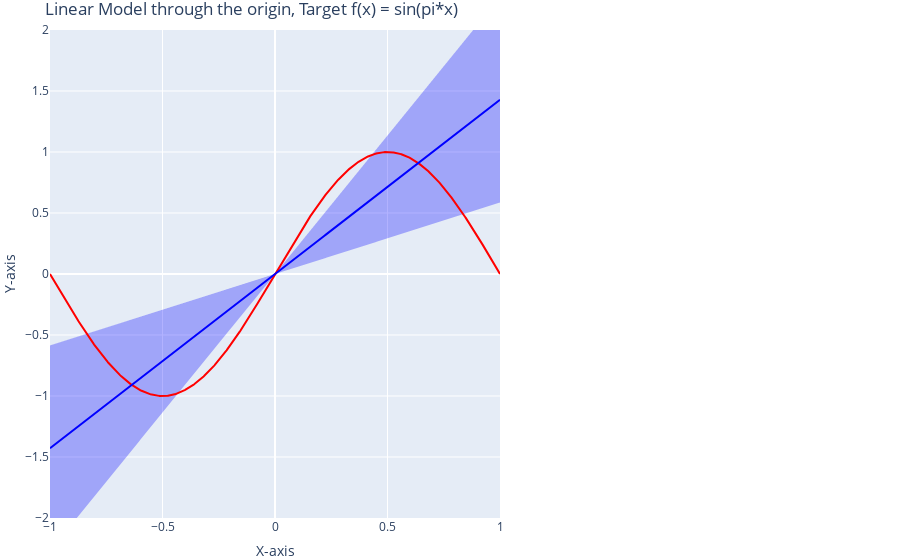

Notebook cell for this chart:
### Code cell
g_bar_vec = np.vectorize(sympy.lambdify([x], g_bar, "numpy"))
var_vec = np.vectorize(sympy.lambdify([x], var, "numpy"))

# Sample data for the x-axis
x_vals = np.linspace(-1, 1, 1000)

# Sample data for the upper and lower bounds of the filled area
upper_bound = g_bar_vec(x_vals) + np.sqrt(var_vec(x_vals))
lower_bound = g_bar_vec(x_vals) - np.sqrt(var_vec(x_vals))

# Create the area graph using Plotly
fig = go.Figure()

# Add the filled area trace
fig.add_trace(go.Scatter(x=x_vals, y=upper_bound, mode='lines', line=dict(color='rgba(0, 0, 255, 0)'), name='Upper Bound'))
fig.add_trace(go.Scatter(x=x_vals, y=lower_bound, mode='lines', line=dict(color='rgba(0, 0, 255, 0)'), name='Lower Bound'))
fig.add_trace(go.Scatter(x=x_vals, y=upper_bound, fill='tonexty', mode='none', fillcolor='rgba(0, 0, 255, 0.3)', name='Area'))

# Add the function line
fig.add_trace(go.Scatter(x=x_vals, y= np.sin(math.pi * x_vals), mode='lines', line=dict(color='rgba(255, 0, 0, 1)'), name='Target Function'))
fig.add_trace(go.Scatter(x=x_vals, y=g_bar_vec(x_vals), mode='lines', line=dict(color='rgba(0, 0, 255, 1)'), name='g_bar'))


# Customize layout
fig.update_layout(title='Linear Model through the origin, Target f(x) = sin(pi*x)',
                  xaxis_title='X-axis',
                  yaxis_title='Y-axis',
                  legend=dict(x=0, y=1),
                  showlegend=False,
                  yaxis_range=[-2,2],
                  margin=go.layout.Margin(
                  l=0, #left margin
                  r=400, #right margin
                  b=0, #bottom margin
                  t=30, #top margin
                ))

# Show the plot
fig.show()

### Figure 1 — Plotly figure (JSON) as saved in the notebook; plotly's stock layout.template omitted (floating-point values rounded to 4 significant figures; data arrays with more than 128 entries replaced by an {"elided": "..."} marker saying what was removed)
{"data": [{"line": {"color": "rgba(0, 0, 255, 0)"}, "mode": "lines", "name": "Upper Bound", "type": "scatter", "x": {"elided": "1000 float values"}, "y": {"elided": "1000 float values"}}, {"line": {"color": "rgba(0, 0, 255, 0)"}, "mode": "lines", "name": "Lower Bound", "type": "scatter", "x": {"elided": "1000 float values"}, "y": {"elided": "1000 float values"}}, {"fill": "tonexty", "fillcolor": "rgba(0, 0, 255, 0.3)", "mode": "none", "name": "Area", "type": "scatter", "x": {"elided": "1000 float values"}, "y": {"elided": "1000 float values"}}, {"line": {"color": "rgba(255, 0, 0, 1)"}, "mode": "lines", "name": "Target Function", "type": "scatter", "x": {"elided": "1000 float values"}, "y": {"elided": "1000 float values"}}, {"line": {"color": "rgba(0, 0, 255, 1)"}, "mode": "lines", "name": "g_bar", "type": "scatter", "x": {"elided": "1000 float values"}, "y": {"elided": "1000 float values"}}], "layout": {"legend": {"x": 0, "y": 1}, "margin": {"b": 0, "l": 0, "r": 400, "t": 30}, "showlegend": false, "title": {"text": "Linear Model through the origin, Target f(x) = sin(pi*x)"}, "xaxis": {"title": {"text": "X-axis"}}, "yaxis": {"range": [-2, 2], "title": {"text": "Y-axis"}}}}
